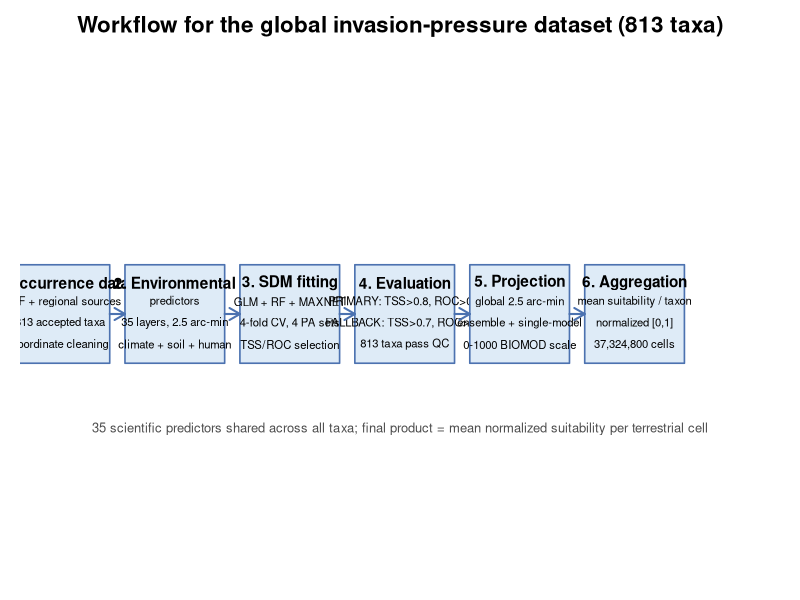

R code for this plot:
# Original source: make_figure1.R
# Original source location: ${NON_NATIVE_ROOT}/temp/make_figure1.R
# Original source SHA-256: 089f007cfe67f699f4ab3c2eac77f266eb409486f95d293ed477ef3f5f963184
# Recovery: live read-only SSH, 2026-10-12
# Classification: SUPPORTING (HISTORICAL_SUPPORTING_AUDIT_LINEAGE_HELPER)
# Publication modifications: private root/account paths replaced by public placeholders; UTF-8 decoding
# Scientific modification: NONE
# Inspection snapshot; not a canonical submitted-analysis entrypoint.
.libPaths(c("<HPC_INPUT_ROOT>/script/renv/library/linux-ubuntu-focal/R-4.4/aarch64-unknown-linux-gnu", .libPaths()))
FIG <- "<NON_NATIVE_ROOT>/publication_figures"

pdf(file.path(FIG, "figure1_workflow.pdf"), width = 10, height = 5.6)
par(mar = c(1, 1, 2.4, 1))

plot(NA, xlim = c(0, 120), ylim = c(0, 60), axes = FALSE, xlab = "", ylab = "")
title("Workflow for the global invasion-pressure dataset (813 taxa)", cex.main = 1.35)

boxw <- 17; boxh <- 12; y <- 30
xs <- seq(2, 100, length.out = 6)

drawbox <- function(x, title, lines, col = "#DEEBF7") {
  rect(x - boxw / 2, y - boxh / 2, x + boxw / 2, y + boxh / 2, col = col, border = "#4C72B0", lwd = 1.6)
  text(x, y + boxh / 2 - 2.2, title, font = 2, cex = 0.92)
  for (i in seq_along(lines)) text(x, y + boxh / 2 - 4.5 - (i - 1) * 2.6, lines[i], cex = 0.68)
}

drawbox(xs[1], "1. Occurrence data",
        c("GBIF + regional sources", "813 accepted taxa", "coordinate cleaning"))
drawbox(xs[2], "2. Environmental",
        c("predictors", "35 layers, 2.5 arc-min", "climate + soil + human"))
drawbox(xs[3], "3. SDM fitting",
        c("GLM + RF + MAXNET", "4-fold CV, 4 PA sets", "TSS/ROC selection"))
drawbox(xs[4], "4. Evaluation",
        c("PRIMARY: TSS>0.8, ROC>0.8", "FALLBACK: TSS>0.7, ROC>0.7", "813 taxa pass QC"))
drawbox(xs[5], "5. Projection",
        c("global 2.5 arc-min", "ensemble + single-model", "0-1000 BIOMOD scale"))
drawbox(xs[6], "6. Aggregation",
        c("mean suitability / taxon", "normalized [0,1]", "37,324,800 cells"))

arrows(xs[-6] + boxw / 2, y, xs[-1] - boxw / 2, y, length = 0.12, lwd = 2, col = "#4C72B0")
text(60, y - 14, "35 scientific predictors shared across all taxa; final product = mean normalized suitability per terrestrial cell", cex = 0.78, col = "grey30")
dev.off()
cat("figure1 written.\n")
